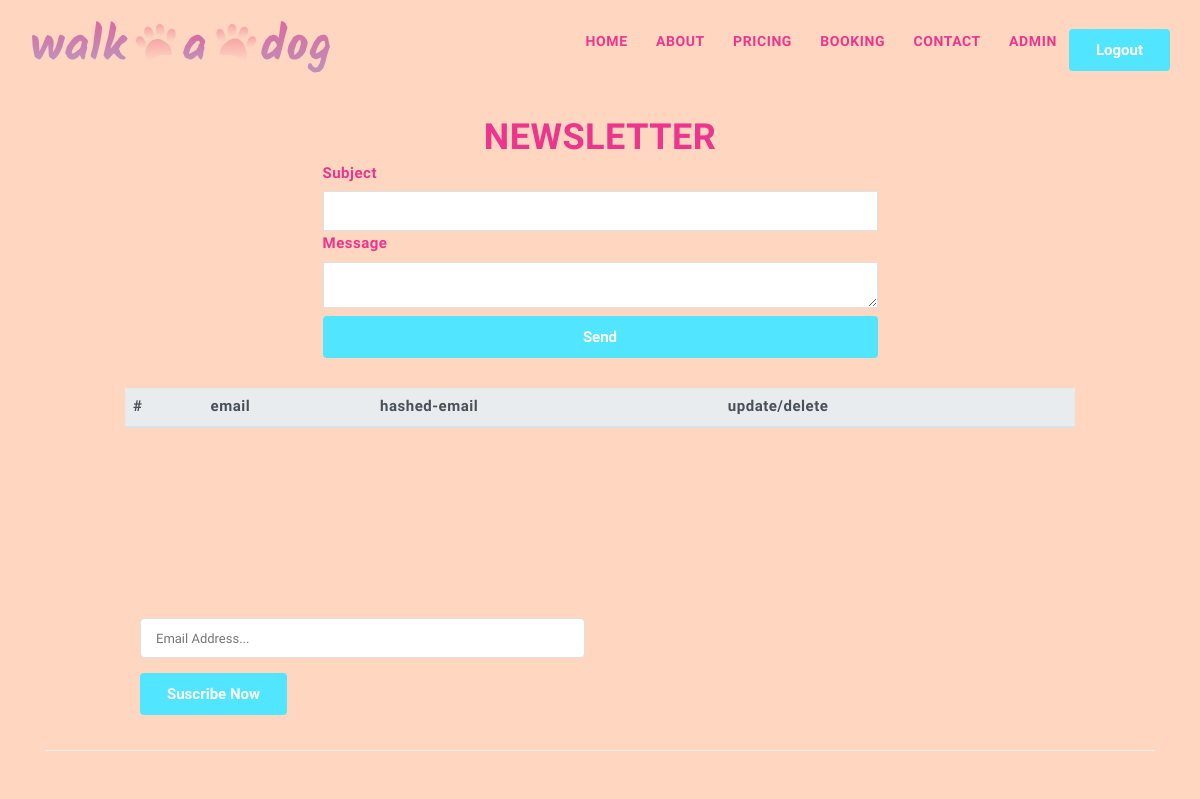
Before: /admin.php?login=success (signed in) with the older database file.
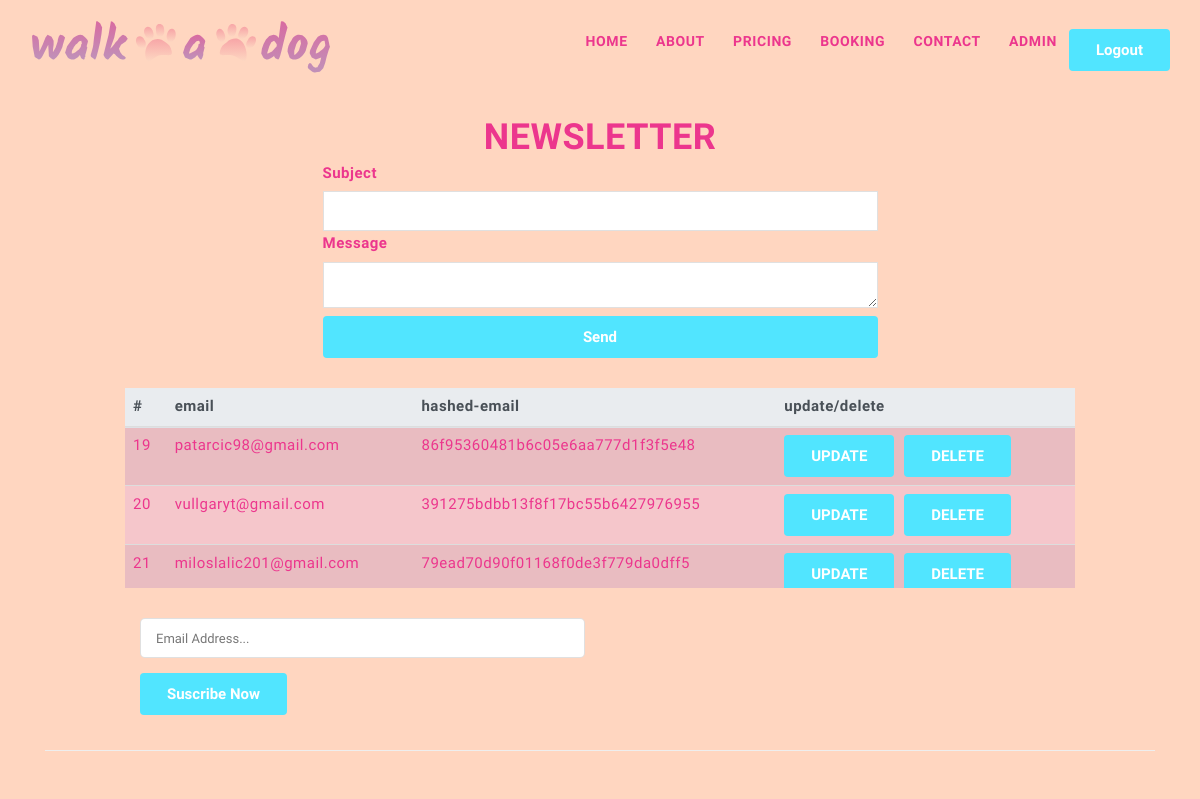
After: the same page with the newer database file.
### tables this page shows
CREATE TABLE `newsletter` (
  `id` int(11) NOT NULL,
  `mail` varchar(50) NOT NULL,
  `hashedMail` varchar(60) NOT NULL
);

### admin.php (the view, shortened to what this page needs)
<?php
require "includes/header.inc.php";
    if(isset($_SESSION['username']) and $_SESSION='lukaku') {
            $sql = "SELECT * FROM newsletter";
            $query = mysqli_query($connect,$sql);
            echo "
                <div class=\"container\">
                    <div class=\"row mt-5\">
                        <div class=\"col-sm-12\">
                            <h1 class=\"text-center\">Newsletter</h1>
                        </div>
                        <div class=\"col-sm-6 col-sm-offset-3 mb-5\">
                            <form method=\"post\" action=\"includes/sendMail.inc.php\">
                                <label>Subject</label>
                                <input type=\"text\" name=\"subject\">
                                <label>Message</label>
                                <textarea name=\"txt\"></textarea>
                                <button class=\"btn btn-primary btn-group-justified\" type=\"submit\" name=\"submit\">Send</button>
                            </form>
                            $mailSuccess
                        </div>
                    </div>
                    <div class=\"col-sm-10 col-sm-offset-1 table-scroll\">
                    <table class=\"table table-striped table-danger\">
                        <thead class=\"thead-light\">
                            <tr>
                                <th>#</th>
                                <th>email</th>
                                <th>hashed-email</th>
                                <th>update/delete</th>
                            <tr>
                        </thead>
                        <tbody>
                        ";
            while($result = mysqli_fetch_assoc($query)) {
                echo "
                    <tr>
                        <td>{$result['id']}</td>
                        <td>{$result['mail']}</td>
                        <td>{$result['hashedMail']}</td>
                        <td><form method=\"post\" action=\"includes/editMail.inc.php\"><input type=\"hidden\" name=\"id\" value=\"{$result['id']}\"><button type=\"submit\" name=\"update\" value=\"update\" class=\"btn btn-primary\">UPDATE</button><button onclick=\"return confirm('Are you sure you wish to delete this item?');\"  type=\"submit\" name=\"delete\" value=\"delete\" class=\"btn btn-primary ml-3\">DELETE</button></form></td>
                    </tr>
                ";
            }
            echo "
                    </tbody>
                    </table>
                    </div>
            <div class=\"col-sm-5 col-sm-offset-1 mt-5\">
                <form action=\"includes/adminNewsletter.inc.php\" method=\"post\">
                                        <div class=\"form-group\">
                                            <input type=\"hidden\" name=\"hidden\">
                                            <input type=\"text\" name=\"email\" placeholder=\"Email Address...\" >
                                        </div>
                                        <div>
                                            <span>";
                echo "
                                                </span>
                                        </div>
                                        <div class=\"form-group\">
                                            <button type=\"submit\" name=\"submit\" class=\"btn btn-primary\">suscribe now</button>
                                        </div>
                                    </form>
                                    </div>
                                    <div class=\"col-sm-12\">
                                    <hr>
                                    </div>
                                    </div>
                                    ";
    }
    ?>
</body>
</html>

### includes/header.inc.php (shortened to what this page needs)
<!DOCTYPE html>
<html lang="en">
<head>
    <link rel="stylesheet" type="text/css" href="css/style.css">
    <link rel="stylesheet" href="https://use.fontawesome.com/releases/v5.6.3/css/all.css">
</head>
<body>
    <header class="main-header" id="home">
        <div id="masthead" class="site-header menu">
            <div class="container">
                <div class="site-branding">
                    <a href="index.php" class="logo"><img src="images/logo.svg" alt="logo"></a>
                </div>
                <div class="header-nav-search">
                    <div id="main-navigation">
                        <nav class="main-navigation">
                            <form action="includes/logout.inc.php" method="post">
                            <ul>
                                <li><a href="index.php#home">Home</a></li>
                                <li><a href="index.php#about">About</a> </li>
                                <li><a href="index.php#pricing">Pricing</a></li>
                                <li><a href="index.php#booking">Booking</a></li>
                                <li><a href="index.php#contact">Contact</a></li>
                                <?php
                                if(isset($_SESSION['username'])){
                                    $logout = "<li><button class=\"btn btn-primary\" type=\"submit\" name=\"submit\">Logout</button></li>";
                                    $admin = "<li><a href=\"admin.php\">Admin</a></li>";
                                                echo $admin;
                                                echo $logout;
                                }
                                ?>
                            </ul>
                            </form>
                        </nav>
                    </div>
                </div>
            </div>
        </div>
    </header>

Changed rows visible on the page:
added newsletter: id "19", mail "patarcic98@gmail.com", hashedMail "86f95360481b6c05e6aa777d1f3f5e48"
added newsletter: id "20", mail "vullgaryt@gmail.com", hashedMail "391275bdbb13f8f17bc55b6427976955"
added newsletter: id "21", mail "miloslalic201@gmail.com", hashedMail "79ead70d90f01168f0de3f779da0dff5"
